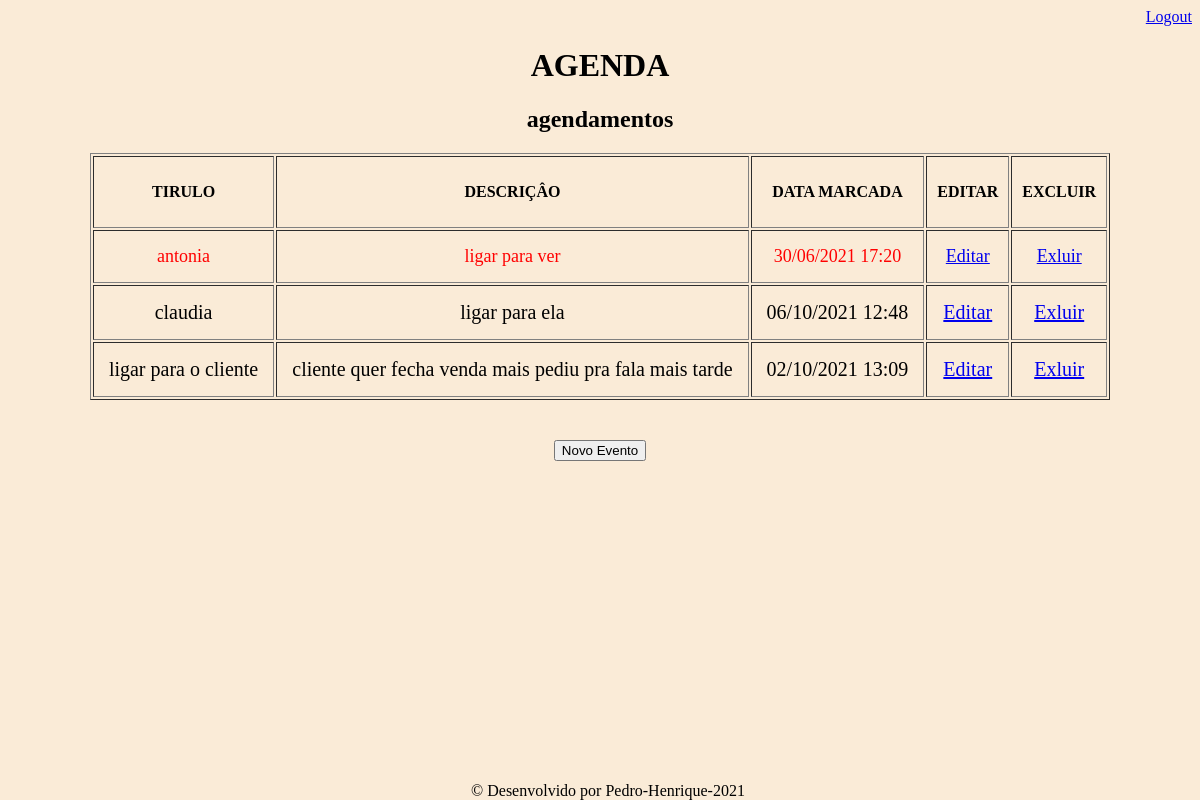
The page /agenda/ (signed in) on the database its author committed.
### core/models.py (models this page shows, shortened)
class Evento(models.Model):
    titulo = models.CharField(max_length=100)
    descricao = models.TextField(blank=True,null=True)
    dataEvemto = models.DateTimeField()
    dataCriacao = models.DateTimeField(auto_now=True)
    usuario = models.ForeignKey(User, on_delete=models.CASCADE)
    class Meta:
        db_table = 'evento'
    def getDataEvento(self):
        return self.dataEvemto.strftime('%d/%m/%Y %H:%M')
    def getEventoAtrasado(self):
        if self.dataEvemto < datetime.now():
            return True
        else:
            return False

### core/views.py (the view)
# urls.py: path('agenda/', views.listaEventos),
@login_required(login_url='/login/')
def listaEventos(request):
    user = request.user
    dataAtual = datetime.now() - timedelta(hours=1)
    evento = Evento.objects.filter(usuario=user)
    dados = {'eventos':evento}
    return render(request,'agenda.html',dados)

### templates/agenda.html
{% extends "model-page.html"%}
{% block content %}
    <table border="1">
        <h2>agendamentos</h2>
        <tr>
            <th>TIRULO</th>
            <th>DESCRIÇÂO</th>
            <th>DATA MARCADA</th>
            <th>EDITAR </th>
            <th>EXCLUIR</th>
        </tr>
        {% for evento in eventos %}
            {% if evento.getEventoAtrasado %}
                <tr style="font-size:18px; color: red;">
                    <div>
                        <td>{{ evento.titulo }}</td>
                    <td>{{evento.descricao}}</td>
                    <td>{{evento.getDataEvento}}</td>
                    <td><a href="evento/?id={{evento.id}}">Editar</a></td>
                    <td><a href="evento/delete/{{evento.id}}/">Exluir</a></td>
                    </div>
                </tr>
           {% else %}
                <tr style="font-size:20px">
                    <div>
                        <td>{{ evento.titulo }}</td>
                    <td>{{evento.descricao}}</td>
                    <td>{{evento.getDataEvento}}</td>
                    <td><a href="evento/?id={{evento.id}}">Editar</a></td>
                    <td><a href="evento/delete/{{evento.id}}/">Exluir</a></td>
                    </div>
                </tr>
           {% endif %}
        {% endfor %}
    </table>
    <a href="evento/">
        <button type="button">Novo Evento</button>
    </a>
{% endblock %}

### static/css/estilo.css (style rules this page uses)
body { background-color: antiquewhite; text-align:center; }
table { text-align: center; margin: auto; margin-bottom: 40px; }
table tr td,table tr th { padding: 15px; }
table tr th { height: 50px; padding:10px; }

### rows shown on the page
Evento: titulo "antonia", descricao "ligar para ver", getDataEvento "30/06/2021 17:20"
Evento: titulo "claudia", descricao "ligar para ela", getDataEvento "06/10/2021 12:48"
Evento: titulo "ligar para o cliente", descricao "cliente quer fecha venda mais pediu pra fala mais tarde", getDataEvento "02/10/2021 13:09"
